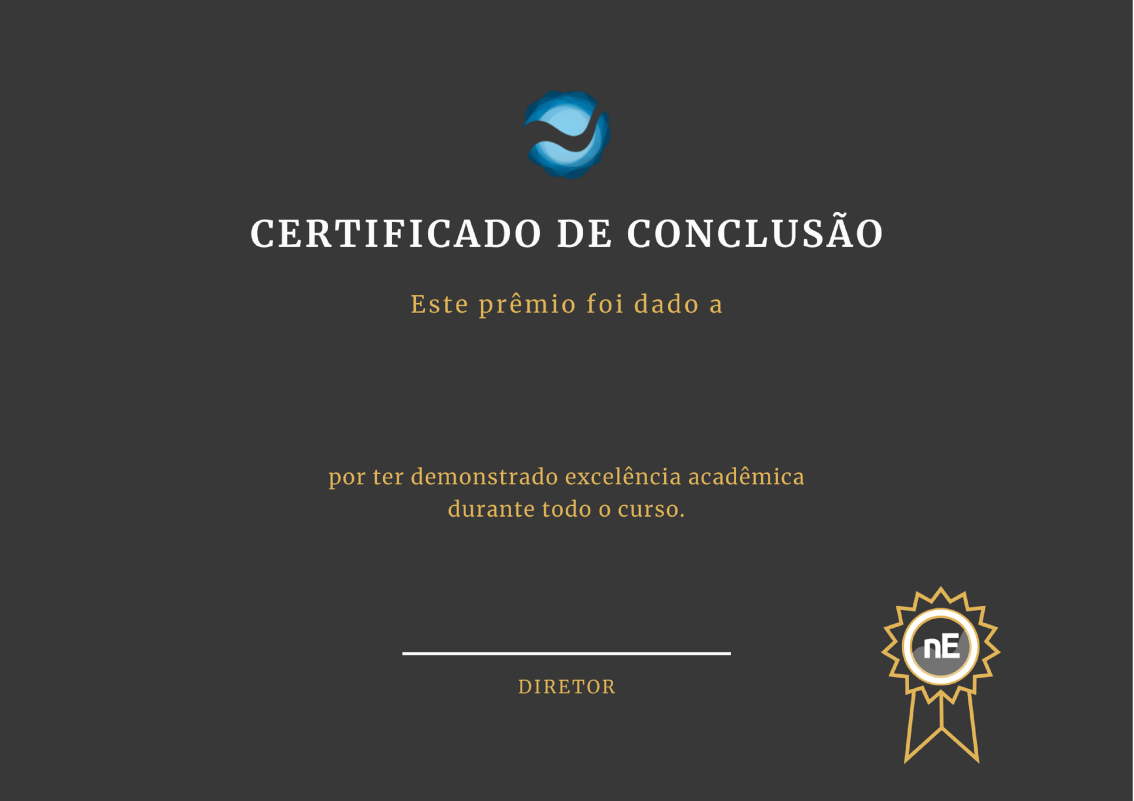
#> input picture certificado/certificado.png, 3400 x 2403 px, found by its file name (shown at 1/3 size)
$ python certificado.py   (older library calls are emulated)
#> lines starting #> are read from the running program, lines starting #| are printed output that depends on the picture
# imports
from PIL import Image, ImageDraw, ImageFont
import os

def coupons(names: list, certificate: str, font_path: str):


	for name in names:

		# adjust the position according to
		# your sample
		text_y_position = 1060

		# opens the image
		img = Image.open(certificate, mode ='r')
#> img is the input picture: PIL image 3400x2403 RGBA; mean R, G, B, A 59.6, 59.6, 59, 255

		# gets the image width
		image_width = img.width
#> image_width = 3400

		# gets the image height
		image_height = img.height
#> image_height = 2403

		# creates a drawing canvas overlay
		# on top of the image
		draw = ImageDraw.Draw(img)

		# gets the font object from the
		# font file (TTF)
		font = ImageFont.truetype(
			font_path,
			200 # change this according to your needs
		)

		# fetches the text width for
		# calculations later on
		text_width, _ = draw.textsize(name, font = font)
#> text_width = 2552

		draw.text(
			(
				# this calculation is done
				# to centre the image
				(image_width - text_width) / 2,
				text_y_position
			),
			name,
			font = font	 )

		# saves the image in png format


		img.save(r"C:\Users\Rosana Lucia\.vscode\workshop\LMSApp\certificado\certificadosgerados\{}.png".format(name))
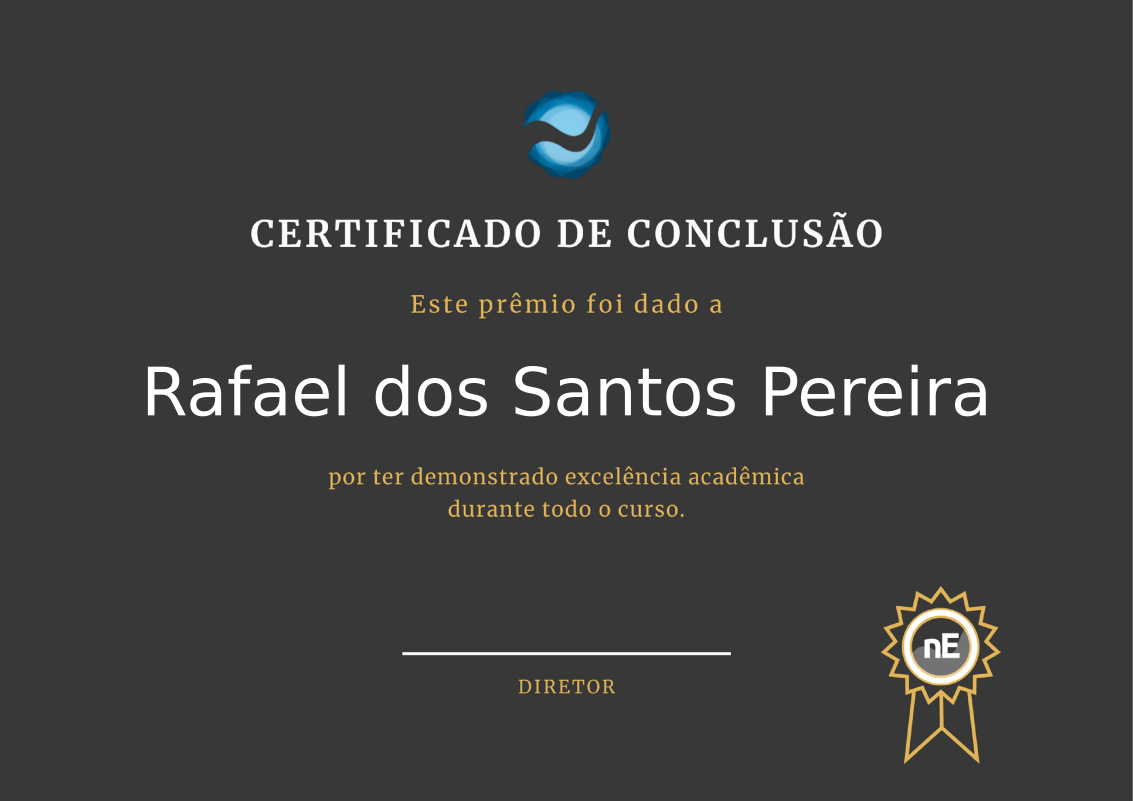
#> saved as Rafael dos Santos Pereira.png: PIL image 3400x2403 RGBA (shown at 1/3 size); mean R, G, B, A 62.2, 62.2, 61.5, 255

# Driver Code
if __name__ == "__main__":

	# some example of names
	NAMES = ['Rafael dos Santos Pereira',
			'Ricardo de Sousa Paiva'
			]

	# path to font
	FONT = (r"C:\Windows\Fonts\Merriweather-Italic.ttf")

	# path to sample certificate
	CERTIFICATE = (r"C:\Users\Rosana Lucia\.vscode\workshop\LMSApp\certificado\certificado.png")

	coupons(NAMES, CERTIFICATE, FONT)
